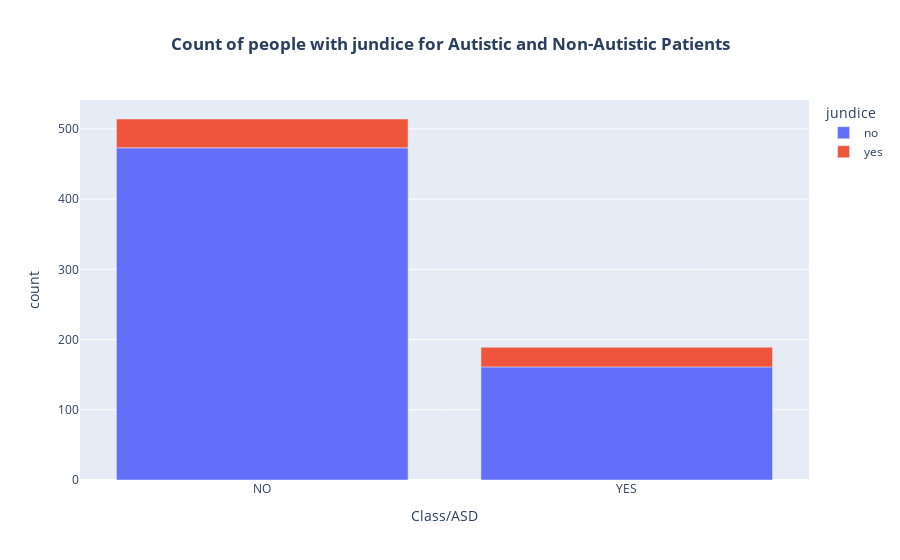

The cell this chart's notebook holds for it:
### Code cell
#using plotly to visualize the count of people with jundice for autistic and non-autistic patients
fig = px.bar(df.groupby(['Class/ASD', 'jundice']).size().reset_index(name='count'), 
             x='Class/ASD', 
             y='count', 
             color='jundice',
             title='Count of people with jundice for Autistic and Non-Autistic Patients')

# Update layout to center the title
fig.update_layout(title_text='<b>Count of people with jundice for Autistic and Non-Autistic Patients</b>', title_x=0.5)

# Show the plot
fig.show()

### Figure 1 — Plotly figure (JSON) as saved in the notebook; plotly's stock layout.template omitted (floating-point values rounded to 4 significant figures)
{"data": [{"alignmentgroup": "True", "hovertemplate": "jundice=no<br>Class/ASD=%{x}<br>count=%{y}<extra></extra>", "legendgroup": "no", "marker": {"color": "#636efa", "pattern": {"shape": ""}}, "name": "no", "offsetgroup": "no", "orientation": "v", "showlegend": true, "textposition": "auto", "type": "bar", "x": ["NO", "YES"], "xaxis": "x", "y": [473, 161], "yaxis": "y"}, {"alignmentgroup": "True", "hovertemplate": "jundice=yes<br>Class/ASD=%{x}<br>count=%{y}<extra></extra>", "legendgroup": "yes", "marker": {"color": "#EF553B", "pattern": {"shape": ""}}, "name": "yes", "offsetgroup": "yes", "orientation": "v", "showlegend": true, "textposition": "auto", "type": "bar", "x": ["NO", "YES"], "xaxis": "x", "y": [41, 28], "yaxis": "y"}], "layout": {"barmode": "relative", "legend": {"title": {"text": "jundice"}, "tracegroupgap": 0}, "title": {"text": "<b>Count of people with jundice for Autistic and Non-Autistic Patients</b>", "x": 0.5}, "xaxis": {"anchor": "y", "domain": [0, 1], "title": {"text": "Class/ASD"}}, "yaxis": {"anchor": "x", "domain": [0, 1], "title": {"text": "count"}}}}
